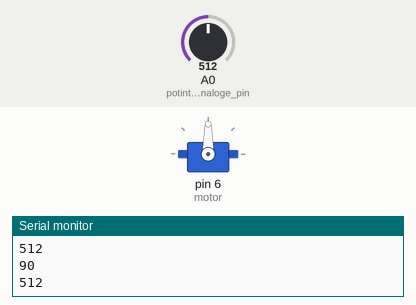
This sketch was run on a simulated Arduino Uno, built with avr-gcc and run on an emulated ATmega328P. Shown: servo, the last lines printed to the serial monitor. The inputs (shaded band) are chosen by the test bench; at power-on: A0 (potintiometer_analoge_pin) = 512.

Above: at 1.3 s.
1.4 s: A0 (potintiometer_analoge_pin) set to 716
At 3.0 s:
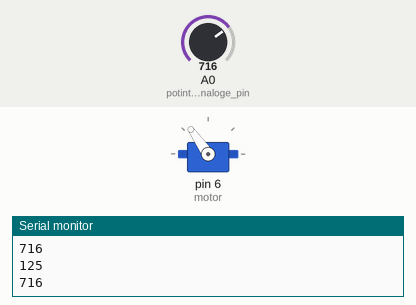
3.5 s: A0 (potintiometer_analoge_pin) set to 900
At 4.6 s:
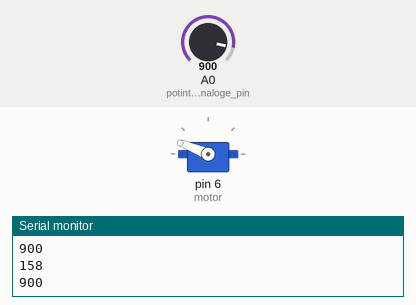
5.5 s: A0 (potintiometer_analoge_pin) set to 1023
At 7.2 s:
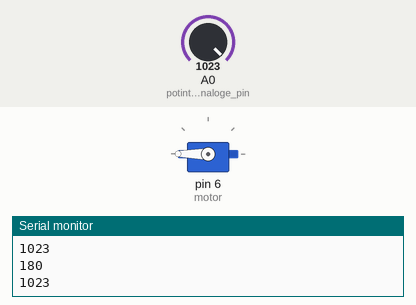
7.5 s: A0 (potintiometer_analoge_pin) set to 306
At 9.0 s:
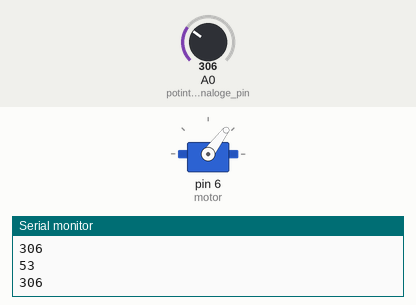
9.5 s: A0 (potintiometer_analoge_pin) set to 122
At 10.6 s:
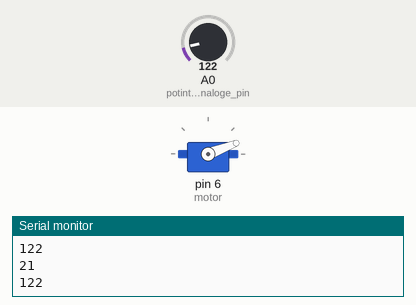
11.5 s: A0 (potintiometer_analoge_pin) set to 0
At 13.4 s:
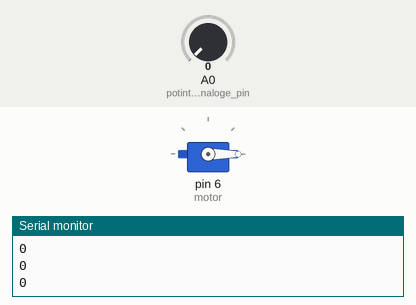
Timing chart, 0 to 14.5 s (numbered marks = the images above; inputs shaded):
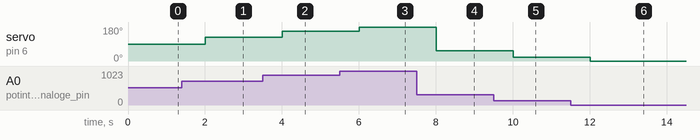

Measured:
- after the input at 1.4 s, servo on pin 6 (motor): 90° → 125° after 0.60 s
- after the input at 3.5 s, servo on pin 6 (motor): 125° → 158° after 0.50 s
- after the input at 5.5 s, servo on pin 6 (motor): 158° → 180° after 0.51 s
- after the input at 7.5 s, servo on pin 6 (motor): 180° → 53° after 0.51 s
- after the input at 9.5 s, servo on pin 6 (motor): 53° → 21° after 0.51 s
- after the input at 11.5 s, servo on pin 6 (motor): 21° → 0° after 0.51 s

The sketch:

feed_bake_system_with_servo_and_potentiometer__2_.ino
```cpp
#include <Servo.h>
Servo motor;//this is the difine of servo object
int x,y; //variables use it in voide loop (x)from the potintiometer
void setup() {
  // put your setup code here, to run once:
  Serial.begin(9600);
motor.attach(6);//servo pin
pinMode(A0, INPUT);//potintiometer analoge pin

}

void loop() {
  // put your main code here, to run repeatedly:
x = analogRead(A0);//the values came from potintiometer
y =map(x, 0, 1023, 0, 180);//her y will take it value from the rotation of servo

  Serial.println(y);//this will show us line of y value in plotter
  Serial.print("");
  Serial.println(x);//other line in plotter but if we delleted you will see y line only
  //the tow lines will be duple an thike becuse the servo will copy the potintiometer moves so they will be the same
  delay(500);
  motor.write(y);//to make your servo move depending of the movment of potentiometer
}
```
